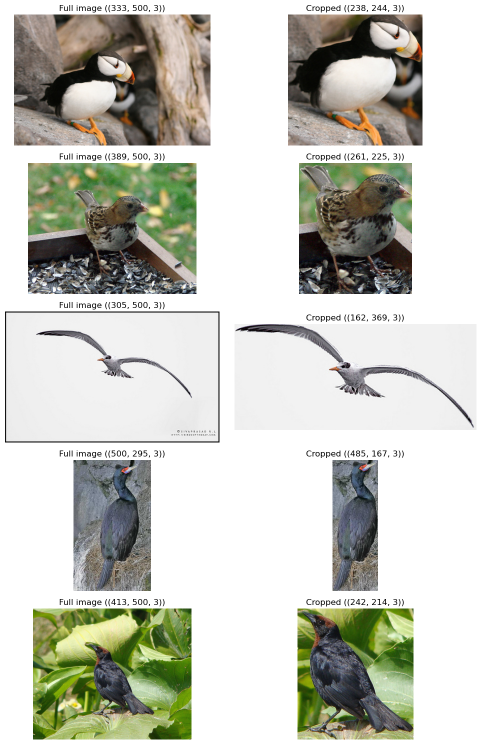
#> input picture Assignment2/bbox_diagnostics.png, 962 x 1489 px, given in place of Black_Footed_Albatross_0009_34.jpg, which was not available (shown at 1/2 size)
$ jupyter execute --allow-errors main1.ipynb   (text cells are left out)
#> lines starting #> are read from the running program, lines starting #| are printed output that depends on the picture; pictures that were not available may be replaced by others from this repository, and a replacement may not be noted
[cell 1]
import os
import pandas as pd

# Root directory of your dataset
DATA_DIR = "CUB_200_2011"
# Path to the image folder
IMAGE_DIR = os.path.join(DATA_DIR, "images")

####################################
## Step 1: Load Metadata Files
####################################
# images.txt: maps image_id → relative file path
images_df = pd.read_csv(
    os.path.join(DATA_DIR, "images.txt"),
    sep=" ",
    names=["image_id", "image_path"]
)
#> (reads Assignment2/CUB_200_2011/images.txt from the repository)

# image_class_labels.txt: maps image_id → class label
labels_df = pd.read_csv(
    os.path.join(DATA_DIR, "image_class_labels.txt"),
    sep=" ",
    names=["image_id", "class_id"]
)
#> (reads Assignment2/CUB_200_2011/image_class_labels.txt from the repository)

# bounding_boxes.txt: provides object localisation (bird region)
bbox_df = pd.read_csv(
    os.path.join(DATA_DIR, "bounding_boxes.txt"),
    sep=" ",
    names=["image_id", "x", "y", "width", "height"]
)
#> (reads Assignment2/CUB_200_2011/bounding_boxes.txt from the repository)

# train_test_split.txt: indicates whether image is training or testing
split_df = pd.read_csv(
    os.path.join(DATA_DIR, "train_test_split.txt"),
    sep=" ",
    names=["image_id", "is_train"]
)
#> (reads Assignment2/CUB_200_2011/train_test_split.txt from the repository)

####################################
## Step 2: Merge All Information
####################################
data = images_df.merge(labels_df, on="image_id")
data = data.merge(bbox_df, on="image_id")
data = data.merge(split_df, on="image_id")

####################################
## Step 3: Remap class labels to 0–19
####################################
# Get unique class IDs (e.g., [3, 7, 15, ...])
unique_classes = sorted(data["class_id"].unique())

# Create mapping → convert labels to 0–(N-1)
class_mapping = {old: new for new, old in enumerate(unique_classes)}

# Apply mapping
data["label"] = data["class_id"].map(class_mapping)

# Detect how many classes are actually present after remapping
NUM_CLASSES = int(data["label"].nunique())
print("Detected number of classes:", NUM_CLASSES)

####################################
## Step 4: Build Full Image Paths
####################################
data["full_path"] = data["image_path"].apply(
    lambda x: os.path.join(IMAGE_DIR, x)
)

####################################
## Step 5: Split into Training and Testing Sets
####################################
train_df = data[data["is_train"] == 1].reset_index(drop=True)
test_df = data[data["is_train"] == 0].reset_index(drop=True)

train_paths = train_df["full_path"].values
train_labels = train_df["label"].values
train_bboxes = train_df[["x", "y", "width", "height"]].values

test_paths = test_df["full_path"].values
test_labels = test_df["label"].values
test_bboxes = test_df[["x", "y", "width", "height"]].values

print("Number of classes:", data["label"].nunique())

print("Training samples:", len(train_df))
print("Testing samples:", len(test_df))

[cell 2]
from skimage.feature import hog
from skimage.color import rgb2gray
from skimage.transform import resize
from sklearn.svm import SVC
from sklearn.metrics import accuracy_score
from PIL import Image
import numpy as np

# This function extracts HOG feature from an image
def extract_hog(image_path):
    # Load image and convert to RGB
    image = Image.open(image_path).convert("RGB")

    # Resize to fixed size for consistent feature extraction
    image = resize(np.array(image), (128, 128))
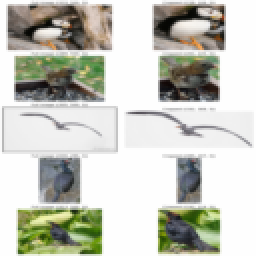
#> image: shape (128, 128, 3) float64 (shown 2 times larger); mean R, G, B 0.779, 0.784, 0.746

    # Convert to grayscale (HOG works on intensity gradients)
    gray = rgb2gray(image)
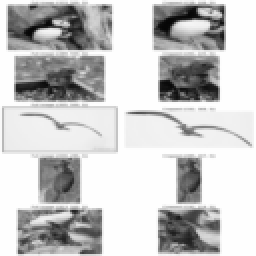
#> gray: shape (128, 128) float64 (shown 2 times larger); min 0.0266, max 1, mean 0.78

    # Extract HOG features (edge/shape descriptors)
    features = hog(
        gray,
        orientations=9,
        pixels_per_cell=(8, 8),
        cells_per_block=(2, 2)
    )
#> features = 8100 values, max 1 at index 5413, min 0 at index 89, mean 0.0991
    return features

# This function builds the dataset (X, y)
def build_dataset(paths, labels):
    X, y = [], []
    for p, l in zip(paths, labels):
        # Extract feature for each image
        X.append(extract_hog(p))
        y.append(l)
    return np.array(X), np.array(y)


# Build training and testing feature sets
#> (the rest of this cell did not finish here and is left out)

[cell 3]
import tensorflow as tf
from tensorflow.keras import layers, models

IMG_SIZE = (224, 224)
#> IMG_SIZE = (224, 224)
BATCH_SIZE = 32
# NUM_CLASSES is defined from the dataset preprocessing step above
# [14 lines left out: function load_image, not called in this run]


# Build TensorFlow dataset
#> (the rest of this cell did not finish here and is left out)

[cell 4]
from tensorflow.keras.applications import MobileNetV2
from tensorflow.keras.applications.mobilenet_v2 import preprocess_input

# [12 lines left out: function load_image_transfer, not called in this run]


# Create dataset
#> (the rest of this cell did not finish here and is left out)

[cell 5]
def extract_hog_bbox(path, bbox):
    x, y, w, h = bbox

    # Load image
    img = Image.open(path).convert("RGB")

    # Crop only the object region (bird)
    crop = img.crop((x, y, x+w, y+h))
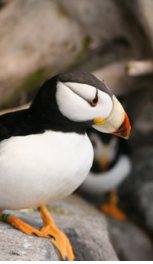
#> crop: PIL image 153x264 RGB; mean R, G, B 129.4, 117.2, 104.7

    # Resize for consistency
    crop = resize(np.array(crop), (128,128))
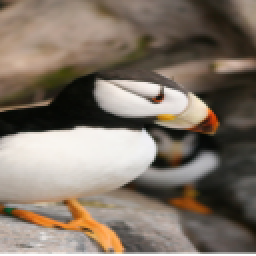
#> crop: shape (128, 128, 3) float64 (shown 2 times larger); mean R, G, B 0.507, 0.459, 0.411

    # Convert to grayscale
    gray = rgb2gray(crop)
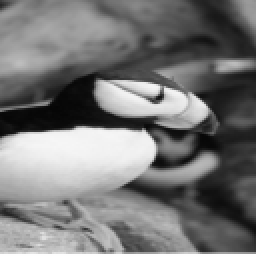
#> gray: shape (128, 128) float64 (shown 2 times larger); min 0.0209, max 1, mean 0.466

    # Extract HOG features from cropped region
    return hog(gray, orientations=9, pixels_per_cell=(8,8), cells_per_block=(2,2))


def build_bbox_dataset(paths, labels, bboxes):
    X, y = [], []
    for p, l, b in zip(paths, labels, bboxes):
        X.append(extract_hog_bbox(p, b))
        y.append(l)
    return np.array(X), np.array(y)


# Build dataset using cropped images
#> (the rest of this cell did not finish here and is left out)
